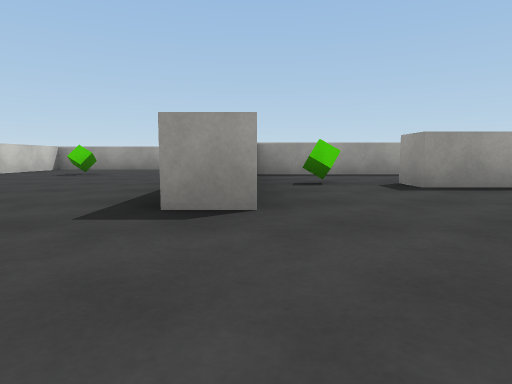
view 1 (above)

16 first-person views from a walk through a Unity game level. The camera is 0.55 m above the floor, tilts 6° down and sees 75° across. The floor is counted in squares, 2 m on a side. Each view is taken from the middle of a square. On the plan, view 1 faces up. The plan holds only what a view shows up to about 9 squares ahead; the rest is blank. The player character is not drawn. Surface patterns are stand-ins for the level's own textures.

view 2
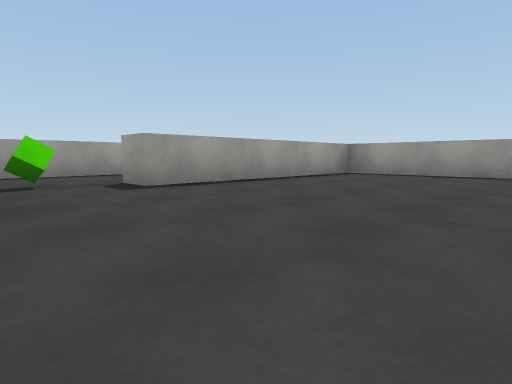

view 3
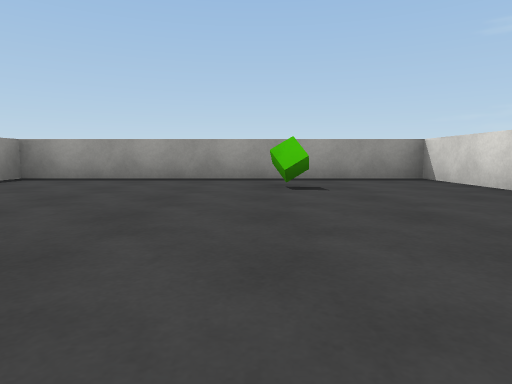

view 4
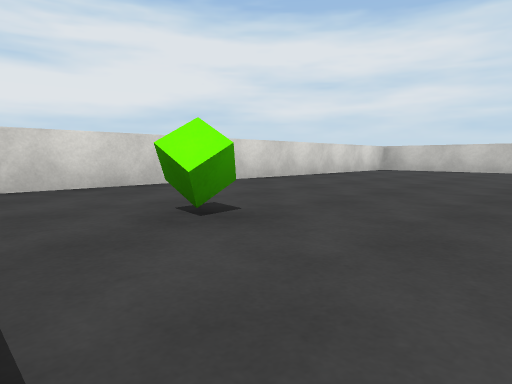

view 5
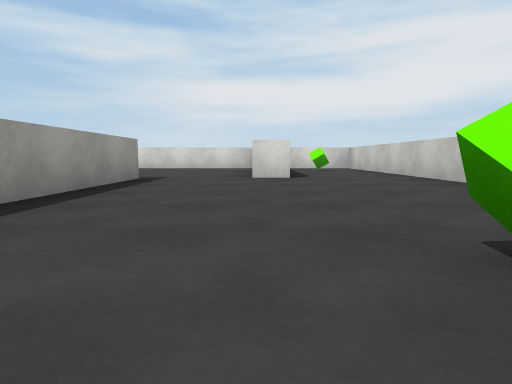

view 6
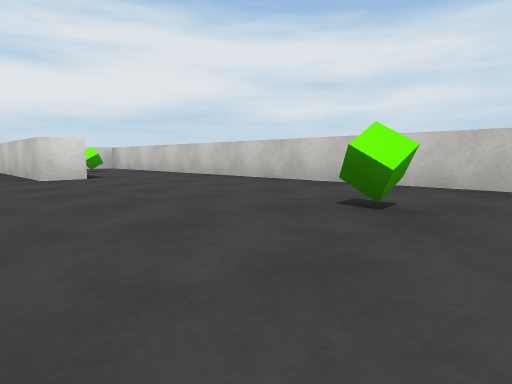

view 7
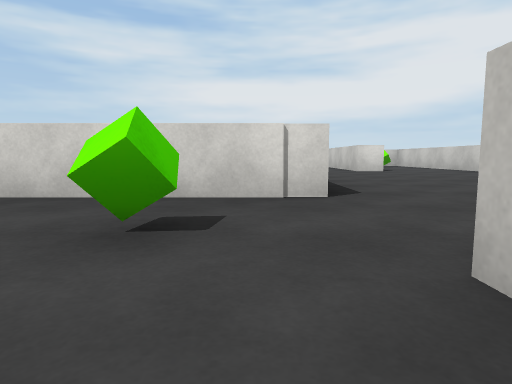

view 8
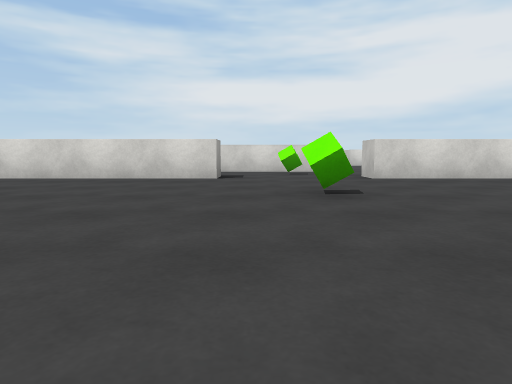

view 9
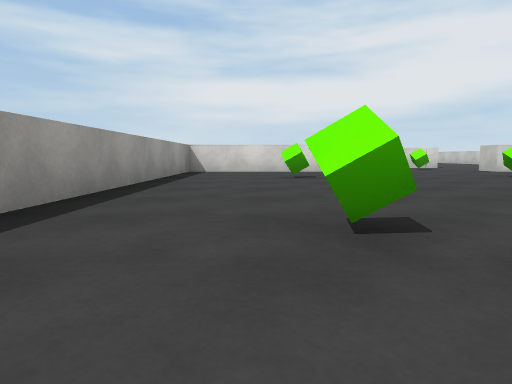

view 10
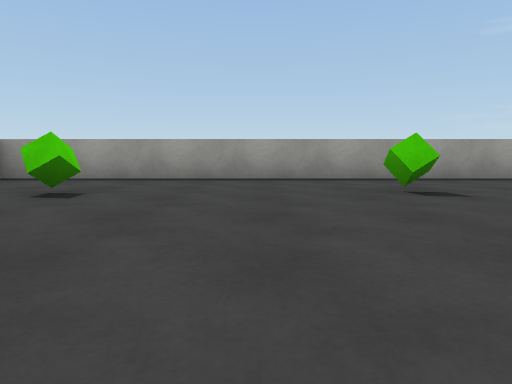

view 11
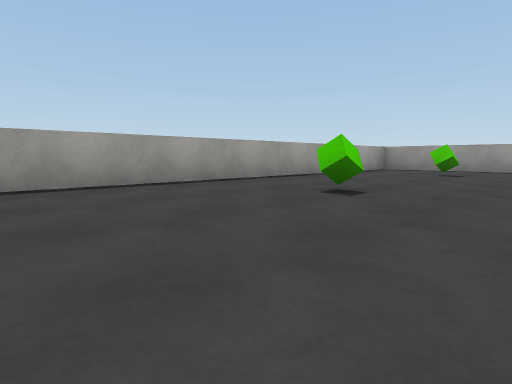

view 12
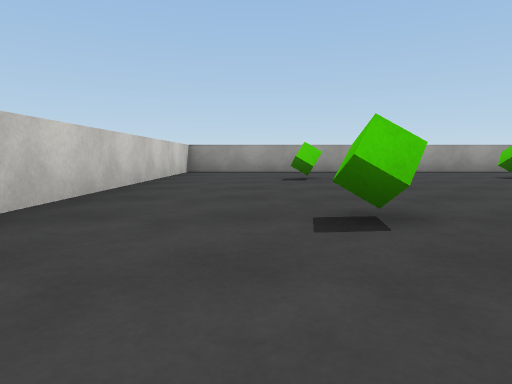

view 13
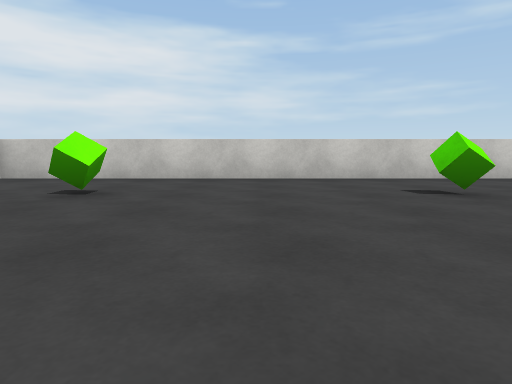

view 14
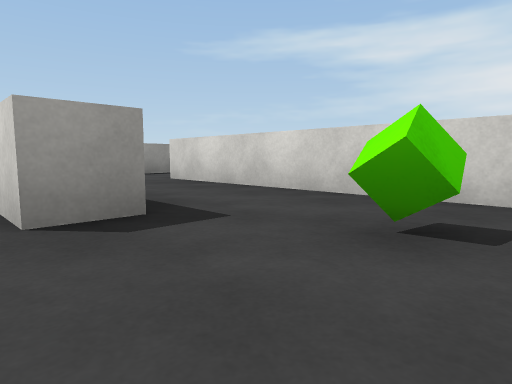

view 15
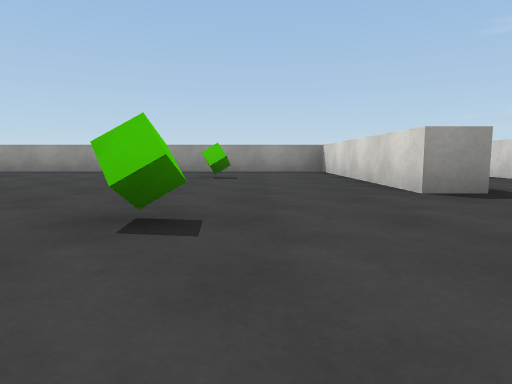

view 16
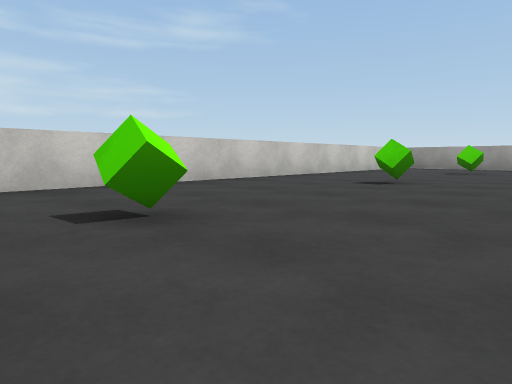

### Floor plan
Ten units are one square. View 1 is at (0, 0); x grows to the right and y downward. Boxes are objects, and circles mark ways between rooms. Rooms are numbered by the first view taken in them; rooms with no view inside come last. Other rooms are left out.
<svg viewBox="-47 -177 104 203">
<path fill="none" stroke="#000" d="M1 -17 -5 -17M-20 -16 -20 21 52 21 52 -30 15 -30 15 -35M-5 -57 39 -57M-25 -16 -20 -16M-5 -17 -5 -41M-20 -72 -42 -72 -42 21 -28 21M-5 -77 -5 -72M15 -71 15 -77M15 -77 52 -77 52 -172 -42 -172 -42 -78M-22 -77 -5 -77M14 -52 0 -52"/>
<rect x="35" y="-5" width="10" height="10" fill="#bbb"><title>green cube</title></rect>
<rect x="-35" y="5" width="10" height="10" fill="#bbb"><title>green cube</title></rect>
<rect x="-35" y="-55" width="10" height="10" fill="#bbb"><title>green cube</title></rect>
<rect x="-5" y="-75" width="10" height="10" fill="#bbb"><title>green cube</title></rect>
<rect x="-25" y="-105" width="10" height="10" fill="#bbb"><title>green cube</title></rect>
<rect x="-25" y="-135" width="10" height="10" fill="#bbb"><title>green cube</title></rect>
<rect x="-25" y="-155" width="10" height="10" fill="#bbb"><title>green cube</title></rect>
<rect x="-5" y="-105" width="10" height="10" fill="#bbb"><title>green cube</title></rect>
<rect x="-5" y="-155" width="10" height="10" fill="#bbb"><title>green cube</title></rect>
<rect x="25" y="-105" width="10" height="10" fill="#bbb"><title>green cube</title></rect>
<rect x="35" y="-135" width="10" height="10" fill="#bbb"><title>green cube</title></rect>
<rect x="35" y="-165" width="10" height="10" fill="#bbb"><title>green cube</title></rect>
<rect x="5" y="-45" width="10" height="10" fill="#bbb"><title>green cube</title></rect>
<circle cx="-10" cy="-20" r="3" fill="#2a7"/>
<circle cx="10" cy="-30" r="3" fill="#2a7"/>
<circle cx="5" cy="-70" r="3" fill="#2a7"/>
<text x="20" y="-10">1</text>
<text x="-20" y="-40">2</text>
<text x="0" y="-130">3</text>
<text x="10" y="-40">4</text>
</svg>
Room 1 opens to room 2. Room 1 opens to room 4. Room 2 opens to room 3.

Where each view was taken, in squares from view 1:
view 1: 0 up, 0 right, facing up
view 2: 0 up, 0 right, facing up-right
view 3: 0 up, 1 right, facing right
view 4: 1 up, 5 right, facing down-left
view 5: 6 up, 2 left, facing down
view 6: 6 up, 1 left, facing down-left
view 7: 8 up, 0 right, facing down
view 8: 12 up, 1 right, facing down
view 9: 14 up, 4 right, facing down
view 10: 14 up, 1 right, facing right
view 11: 14 up, 2 left, facing up-right
view 12: 11 up, 3 left, facing up
view 13: 11 up, 0 right, facing left
view 14: 8 up, 0 right, facing down-right
view 15: 9 up, 1 left, facing right
view 16: 9 up, 1 left, facing up-left
